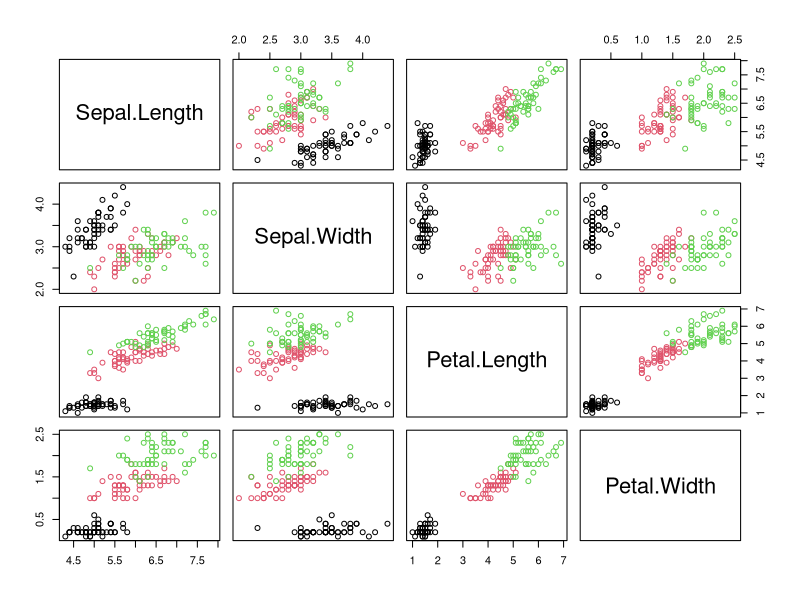
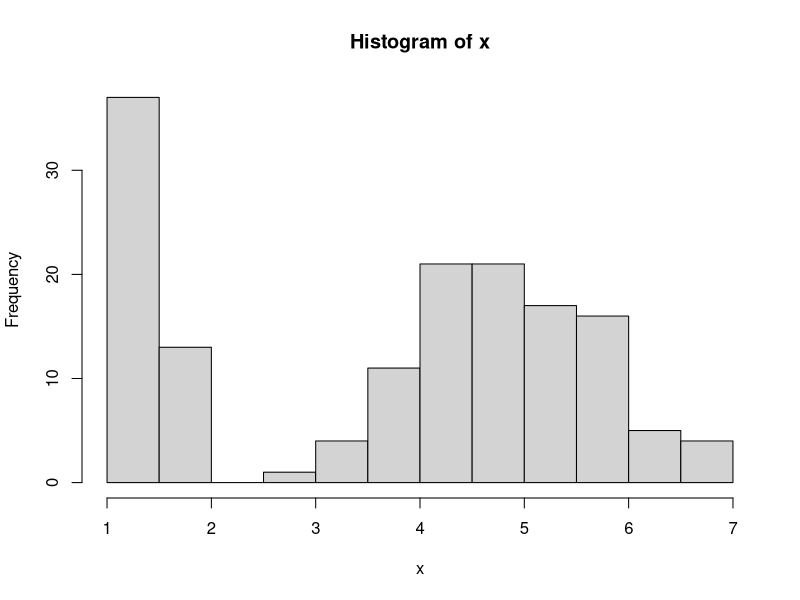
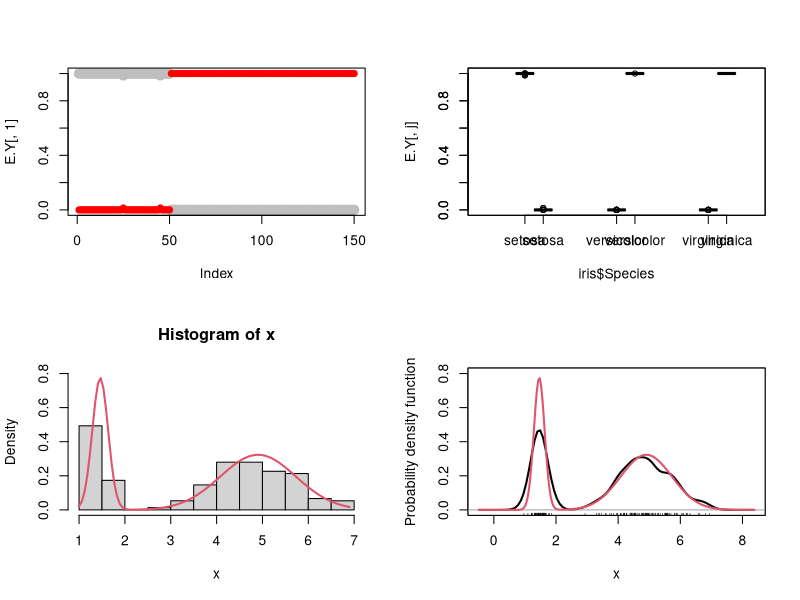

These charts were generated, in order, by the following R code:
# Mixture of 2 univariate normal distributions
# by EM algorithm

library(sm)
# iris data
?iris
#names(iris)
#[1] "Sepal.Length" "Sepal.Width"  "Petal.Length" "Petal.Width"  "Species"     
head(iris)
plot(iris[,1:4],col=iris[,5])

k <- 2 # k is assume to be known

# observed data
x <- iris[,3] # Petal.Length
hist(x)
n <- length(x)

# stop criterions (some thresholds of the algorithm)
max.iter <- 40
eps.mu <- 1e-10
eps.sigma <- 1e-10
eps.p <- 1e-10
eps.ll <- 1e-10

# initial parameters
p.0 <- c(1/2,1/2)
#mu <- vector("list",k)
#mu.0 <- array(0,dim=c(d,k))
mu.0 <- sample(x,2)
sigma.0 <- rep(sd(x),2)

iter <- 0 

ll.EY.0 <- sapply(1:k,
                  function(j,x,mu,sigma,p){
                    p[j]*dnorm(x,mean=mu[j],sd=sigma[j])
                  },
                  x,mu.0,sigma.0,p.0)
ll.0 <- log(prod( apply(ll.EY.0,1,sum)))
stop.criteria <- FALSE

print("  Iter   log.lik    p[1]     p[2]     mu[1]    mu[2]    sigma[1] sigma[2]")

while (!stop.criteria){
  print( c( iter, ll.0, p.0, mu.0, sigma.0), digits=3) 
  iter <- iter+1
  # E step: Estimation
  k <- length(p.0)
  E.Y <- ll.EY.0 / apply(ll.EY.0,1,sum)  
  # M step: Maximization
  p.1 <- apply(E.Y,2,mean)
  mu.1 <- sapply(1:k,function(j,x,E.Y){
    sum(x*E.Y[,j])/sum(E.Y[,j])
  },x,E.Y)
  sigma.1 <- sapply(1:k,function(j,x,E.Y,mu){
    n <- length(x)
    x.c <- x-mu[j]
    sqrt( sum(E.Y[,j] * x.c^2)/sum(E.Y[,j]))
  },x,E.Y,mu.1)
  # Computing the log-likelihood value
  ll.EY.1 <- sapply(1:k,function(j,x,mu,sigma,p){
    p[j]*dnorm(x,mean=mu[j],sd=sigma[j])
  },x,mu.1,sigma.1,p.1)
  ll.1 <- log(prod( apply(ll.EY.1,1,sum)))
  # checking stopping criteria
  stop.criteria <- (
    (iter==max.iter) |
      (sum((mu.1-mu.0)^2)/length(mu.1) <=  eps.mu) |
      (sum((sigma.1-sigma.0)^2)/length(sigma.1) <=  eps.sigma) |
      (sum((p.1-p.0)^2)/length(p.1) <=  eps.p) |
      ((ll.1-ll.0)^2 <= eps.ll)
  )
  if (!stop.criteria){
    mu.0 <- mu.1
    sigma.0 <- sigma.1
    p.0 <- p.1
    ll.EY.0 <- ll.EY.1
    ll.0 <- ll.1
  }
}

print( c( iter, ll.1, p.1, mu.1, sigma.1), digits=3 ) 

# output 

pred.class <- apply(E.Y,1,function(a){which.max(a)})
print(table(iris$Species,pred.class))

op <- par(mfrow=c(2,2))
plot(E.Y[,1],col="grey",pch=19,cex=1.5,ylim=c(0,1))
points(E.Y[,2],col="red",pch=19,cex=1)

add.bp <- c(F,T,T)
col.bp <- c("yellow","orange","red")
for (j in 1:2){
  boxplot(E.Y[,j]~iris$Species, 
          boxwex =.2, at=1:3 + .2*(j-2), 
          col=col.bp[j], add=add.bp[j])
}


hist(x,freq=FALSE,ylim=c(0,.8))
plot(function(x){p.1[1]*dnorm(x,mu.1[1],sigma.1[1]) + p.1[2]*dnorm(x,mu.1[2],sigma.1[2])},
      xlim=range(x),col=2,add=TRUE,lwd=2)

aux <- sm.density(x,method="sj",ylim=c(0,.8),lwd=2)
abline(h=0,col=8)
plot(function(x){p.1[1]*dnorm(x,mu.1[1],sigma.1[1]) + p.1[2]*dnorm(x,mu.1[2],sigma.1[2])},
     xlim=range(aux$eval.points),n=201, col=2,add=TRUE,lwd=2)
par(op)
